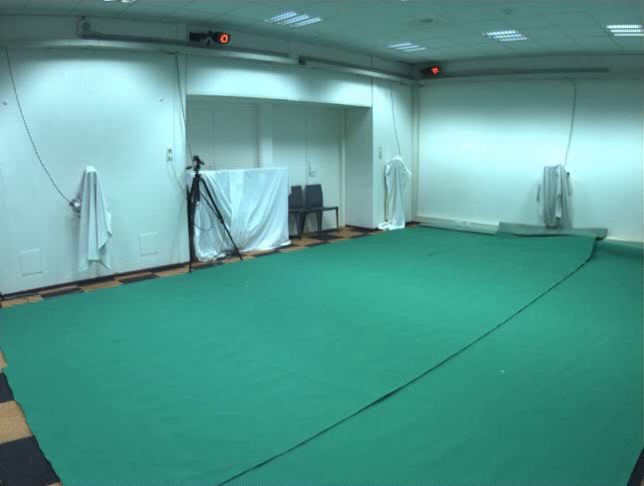
#> input picture frame 13 of data/cam1/background.avi, 644 x 486 px
$ python background_subtraction.py
#> lines starting #> are read from the running program, lines starting #| are printed output that depends on the picture
import os
import numpy as np
import cv2 as cv

# Select camera
# camera_path = "data/cam1/" # Cam 1.
# camera_path = "data/cam2/" # Cam 2.
# camera_path = "data/cam3/" # Cam 3.
camera_path = "data/cam4/" # Cam 4.

# General settings
show_model = False
background_path = os.path.join(camera_path, "background.avi")
video_path = os.path.join(camera_path, "video.avi")
store_path = os.path.join(camera_path, "foreground/")
use_postprocessing = True

# Subtraction thresholds
hue_threshold = 20
saturation_threshold = 35
value_threshold = 40
thresholds = (hue_threshold, saturation_threshold, value_threshold)

# [5 lines left out: function show_image, not called in this run]

def create_background_model():
    # Open capture.
    capture = cv.VideoCapture(background_path)

    # Check if the video was opened successfully
    if not capture.isOpened():
        Exception("Error: Could not open video file.")
    else:
        Exception("Video file opened successfully!")

    # Obtain number of frames.
    frame_count = int(capture.get(cv.CAP_PROP_FRAME_COUNT))

    # Arrays to save totals for HSV components.
    accumulated_hues = [] # Circular technically, but ignoring this...
    accumulated_saturations = []
    accumulated_values = []

    # Iterate through all frames, and accumulate totals for HSV components.
    for frame_index in range(frame_count):
        # Obtain frame (if no frame found go to next).
        ret, frame = capture.read()
        if not ret: continue

        # Convert to HSV color space and obtain components.
        frame_hsv = cv.cvtColor(frame, cv.COLOR_BGR2HSV)
        hue_array, saturation_array, value_array = cv.split(frame_hsv)

        if frame_index <= 0:
            # Add components to total.
            accumulated_hues = np.float32(hue_array)
            accumulated_saturations = np.float32(saturation_array)
            accumulated_values = np.float32(value_array)
            continue

        # Add components to total.
        accumulated_hues += np.float32(hue_array)
        accumulated_saturations += np.float32(saturation_array)
        accumulated_values += np.float32(value_array)
#> this loop made 31 passes
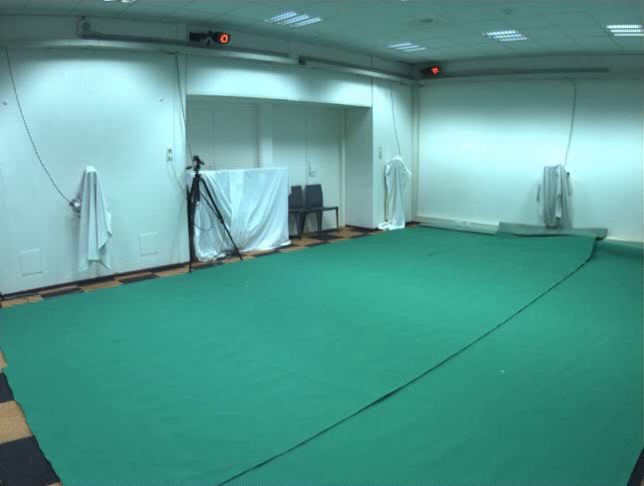
#> input picture frame 13 of data/cam1/background.avi, 644 x 486 px
#> pass 1, in create_background_model, `hue_array, saturation_array, value_array = cv.split(frame_hsv)`:
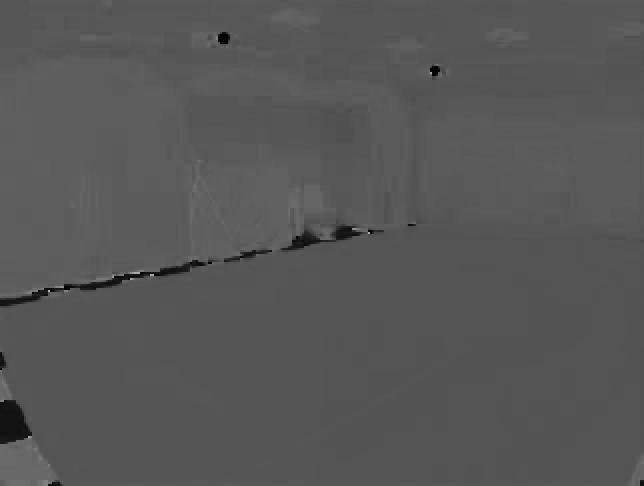
#> hue_array: shape (486, 644); min 0, max 177, mean 86.5
#> pass 1, in create_background_model, `hue_array, saturation_array, value_array = cv.split(frame_hsv)`:
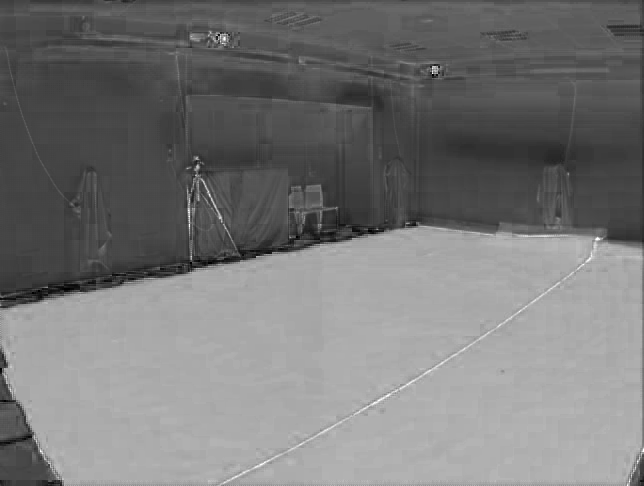
#> saturation_array: shape (486, 644); min 0, max 255, mean 119.2
#> pass 1, in create_background_model, `hue_array, saturation_array, value_array = cv.split(frame_hsv)`:
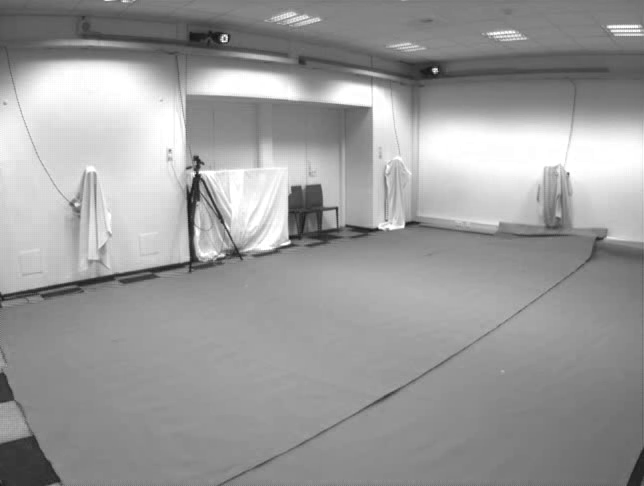
#> value_array: shape (486, 644); min 19, max 255, mean 155.5
#> after the loop:
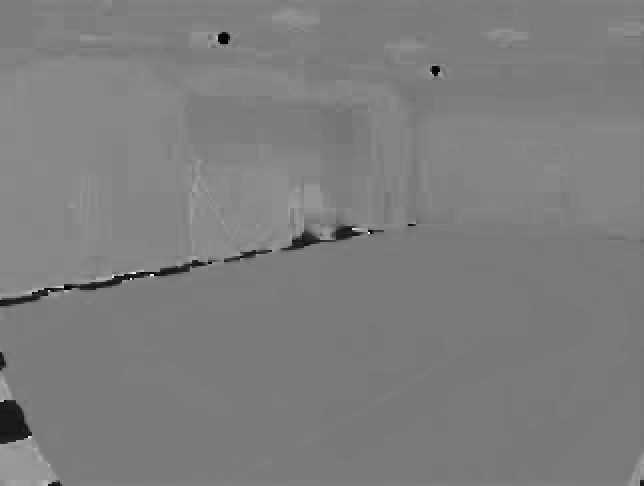
#> accumulated_hues: shape (486, 644) float32; min 0, max 5250, mean 2595.3; drawn with min black and max white
#> after the loop: frame_hsv: shape (486, 644, 3); mean H, S, V 86.5, 119.5, 155.5

    # Compute averages.
    accumulated_hues /= frame_count
    accumulated_saturations /= frame_count
    accumulated_values /= frame_count

    model = cv.merge((accumulated_hues.astype(np.uint8), accumulated_saturations.astype(np.uint8), accumulated_values.astype(np.uint8)))
    return model

# [55 lines left out: function subtract_background, not called in this run]

def main():
    background_model = create_background_model()
    if show_model:
        model = cv.cvtColor(background_model, cv.COLOR_HSV2BGR)
        show_image(model, "background model")
        cv.waitKey(0)
        cv.destroyAllWindows()
    subtract_background(background_model)
main()
